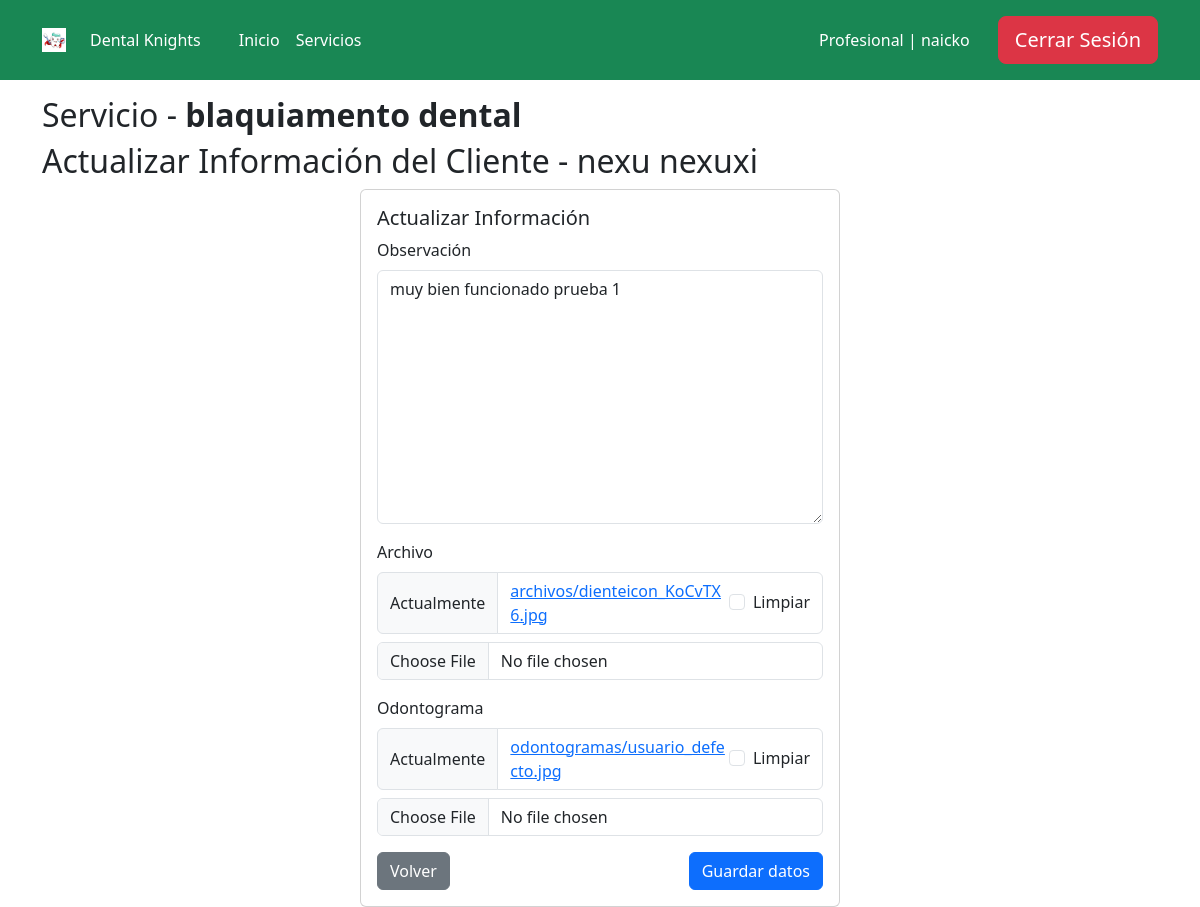
Page /servicios/update_infocliente/6/ (signed in) on the earlier database version.
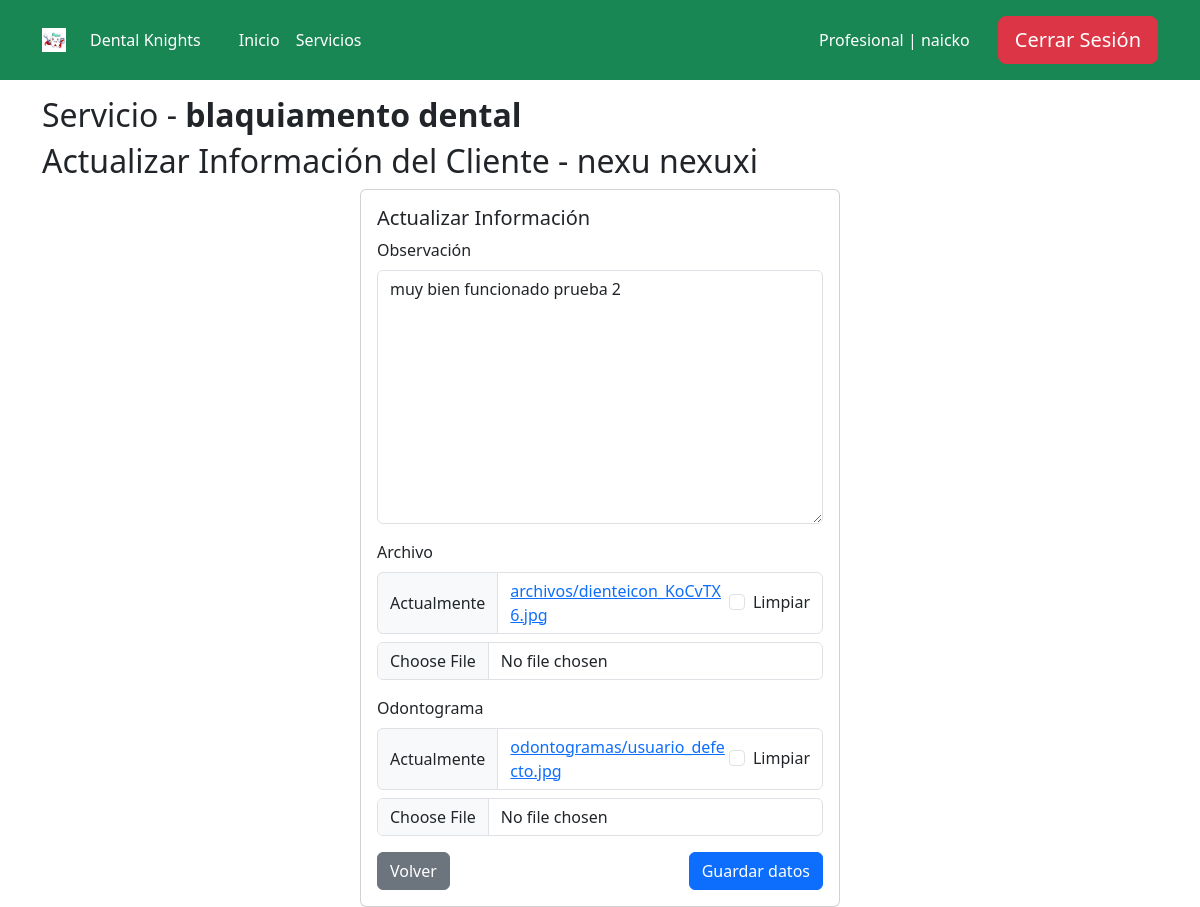
Same page on the later database version.
### core/models.py (models this page shows, shortened)
class Infocliente(models.Model):
    servicio = models.ForeignKey(Servicios, on_delete=models.CASCADE, verbose_name='Servicio')
    cliente = models.ForeignKey(User, on_delete=models.CASCADE, limit_choices_to={'groups__name': 'clientes'}, verbose_name='Cliente')
    observacion = models.TextField(null=True, blank=True, verbose_name='Observación')
    archivo = models.FileField(upload_to='archivos/', null=True, blank=True, verbose_name='Archivo')
    odontograma = models.FileField(upload_to='odontogramas/', null=True, blank=True, verbose_name='Odontograma')
    class Meta:
        verbose_name = 'Registro'
        verbose_name_plural = 'Registros'

### core/views.py (the view, shortened to what this page needs)
# urls.py: path('servicios/update_infocliente/<int:infocliente_id>/', login_required(UpdateInfoclienteView.as_view()), name='update_info'),
@add_group_name_to_context
class UpdateInfoclienteView(UpdateView):
    model = Infocliente
    fields = ['observacion', 'archivo', 'odontograma']
    template_name = 'update_infocliente.html'
    def get_context_data(self, **kwargs):
        context = super().get_context_data(**kwargs)
        infocliente = self.get_object()
        context['servicio_name'] = infocliente.servicio.name
        context['cliente_name'] = infocliente.cliente.get_full_name()
        return context
    def get_object(self, queryset=None):
        infocliente_id = self.kwargs['infocliente_id']
        return get_object_or_404(Infocliente, id=infocliente_id)

### core/views.py (called while the page is built)
def plural_to_singular(plural):
    plural_singular = {
        "clientes": "cliente",
        "profesionales": "profesional",
        "ejecutivos": "ejecutivo",
        "administradores": "administrador",
    }
    return plural_singular.get(plural, "error")

def get_group_and_color(user):
    group = user.groups.first()
    group_id = None
    group_name = None
    group_name_singular = None
    color = None
    if group:
        if group.name == 'clientes':
            color = 'bg-primary'
        elif group.name == 'profesionales':
            color = 'bg-success'
        elif group.name == 'ejecutivos':
            color = 'bg-danger'
        elif group.name == 'administradores':
            color = 'bg-info'
        group_id = group.id
        group_name = group.name
        group_name_singular = plural_to_singular(group.name)
    return group_id, group_name, group_name_singular, color

### templates/update_infocliente.html (shortened to what this page needs)
{% extends 'base.html' %}
{% block content %}
    {% load crispy_forms_tags %}
    <div class="container mt-3">
        <h2>Servicio - <strong>{{ servicio_name }}</strong></h2>
        <h2>Actualizar Información del Cliente - {{ cliente_name }}</h2>
        <form method="POST" action="" enctype="multipart/form-data">
            <div class="card mx-auto" style="width: 30rem;">
                <div class="card-body">
                    <h5 class="card-title">Actualizar Información</h5>
                    {{ form|crispy }}
                    <button class="btn btn-primary float-end" type="submit">Guardar datos</button>
                    <button class="btn btn-secondary" type="button" onclick="goBack()">Volver</button>
                </div>
            </div>
        </form>
    </div>
{% endblock %}

Differences in the rows shown:
changed Infocliente: observacion "muy bien funcionado prueba 1" → "muy bien funcionado prueba 2"
